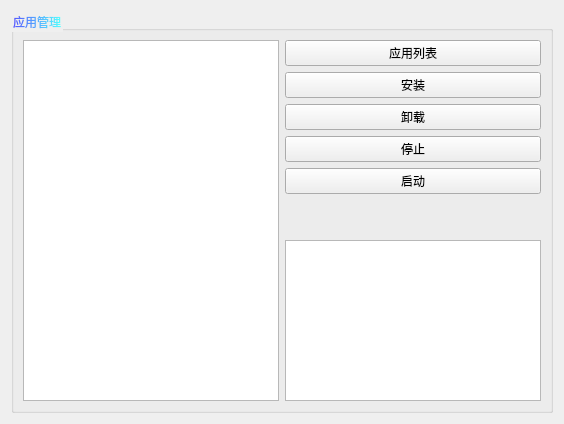
        <widget class="QWidget" name="tab_5">
         <attribute name="title">
          <string>应用管理</string>
         </attribute>
         <layout class="QHBoxLayout" name="horizontalLayout_29">
          <item>
           <widget class="QGroupBox" name="groupBox_3">
            <property name="styleSheet">
             <string notr="true">color: qlineargradient(spread:pad, x1:0, y1:0, x2:1, y2:0, stop:0 rgba(85, 85, 255, 255), stop:1 rgba(85, 255, 255, 255));</string>
            </property>
            <property name="title">
             <string>应用管理</string>
            </property>
            <layout class="QHBoxLayout" name="horizontalLayout_10">
             <item>
              <layout class="QHBoxLayout" name="horizontalLayout_9" stretch="2,0">
               <item>
                <widget class="QListWidget" name="listWidget">
                 <property name="styleSheet">
                  <string notr="true">color: rgb(0, 0, 0);
font: 75 16pt &quot;楷体&quot;;</string>
                 </property>
                </widget>
               </item>
               <item>
                <layout class="QVBoxLayout" name="verticalLayout_5">
                 <item>
                  <widget class="QPushButton" name="AppList">
                   <property name="styleSheet">
                    <string notr="true">color: rgb(0, 0, 0);</string>
                   </property>
                   <property name="text">
                    <string>应用列表</string>
                   </property>
                  </widget>
                 </item>
                 <item>
                  <widget class="QPushButton" name="Install">
                   <property name="styleSheet">
                    <string notr="true">color: rgb(0, 0, 0);</string>
                   </property>
                   <property name="text">
                    <string>安装</string>
                   </property>
                  </widget>
                 </item>
                 <item>
                  <widget class="QPushButton" name="uninstall">
                   <property name="styleSheet">
                    <string notr="true">color: rgb(0, 0, 0);</string>
                   </property>
                   <property name="text">
                    <string>卸载</string>
                   </property>
                  </widget>
                 </item>
                 <item>
                  <widget class="QPushButton" name="stop">
                   <property name="styleSheet">
                    <string notr="true">color: rgb(0, 0, 0);</string>
                   </property>
                   <property name="text">
                    <string>停止</string>
                   </property>
                  </widget>
                 </item>
                 <item>
                  <widget class="QPushButton" name="start">
                   <property name="styleSheet">
                    <string notr="true">color: rgb(0, 0, 0);</string>
                   </property>
                   <property name="text">
                    <string>启动</string>
                   </property>
                  </widget>
                 </item>
                 <item>
                  <spacer name="horizontalSpacer_16">
                   <property name="orientation">
                    <enum>Qt::Horizontal</enum>
                   </property>
                   <property name="sizeHint" stdset="0">
                    <size>
                     <width>40</width>
                     <height>20</height>
                    </size>
                   </property>
                  </spacer>
                 </item>
                 <item>
                  <spacer name="horizontalSpacer_17">
                   <property name="orientation">
                    <enum>Qt::Horizontal</enum>
                   </property>
                   <property name="sizeHint" stdset="0">
                    <size>
                     <width>40</width>
                     <height>20</height>
                    </size>
                   </property>
                  </spacer>
                 </item>
                 <item>
                  <widget class="QTextBrowser" name="mageage_state">
                   <property name="minimumSize">
                    <size>
                     <width>256</width>
                     <height>161</height>
                    </size>
                   </property>
                   <property name="maximumSize">
                    <size>
                     <width>256</width>
                     <height>161</height>
                    </size>
                   </property>
                  </widget>
                 </item>
                </layout>
               </item>
              </layout>
             </item>
            </layout>
           </widget>
          </item>
         </layout>
        </widget>
